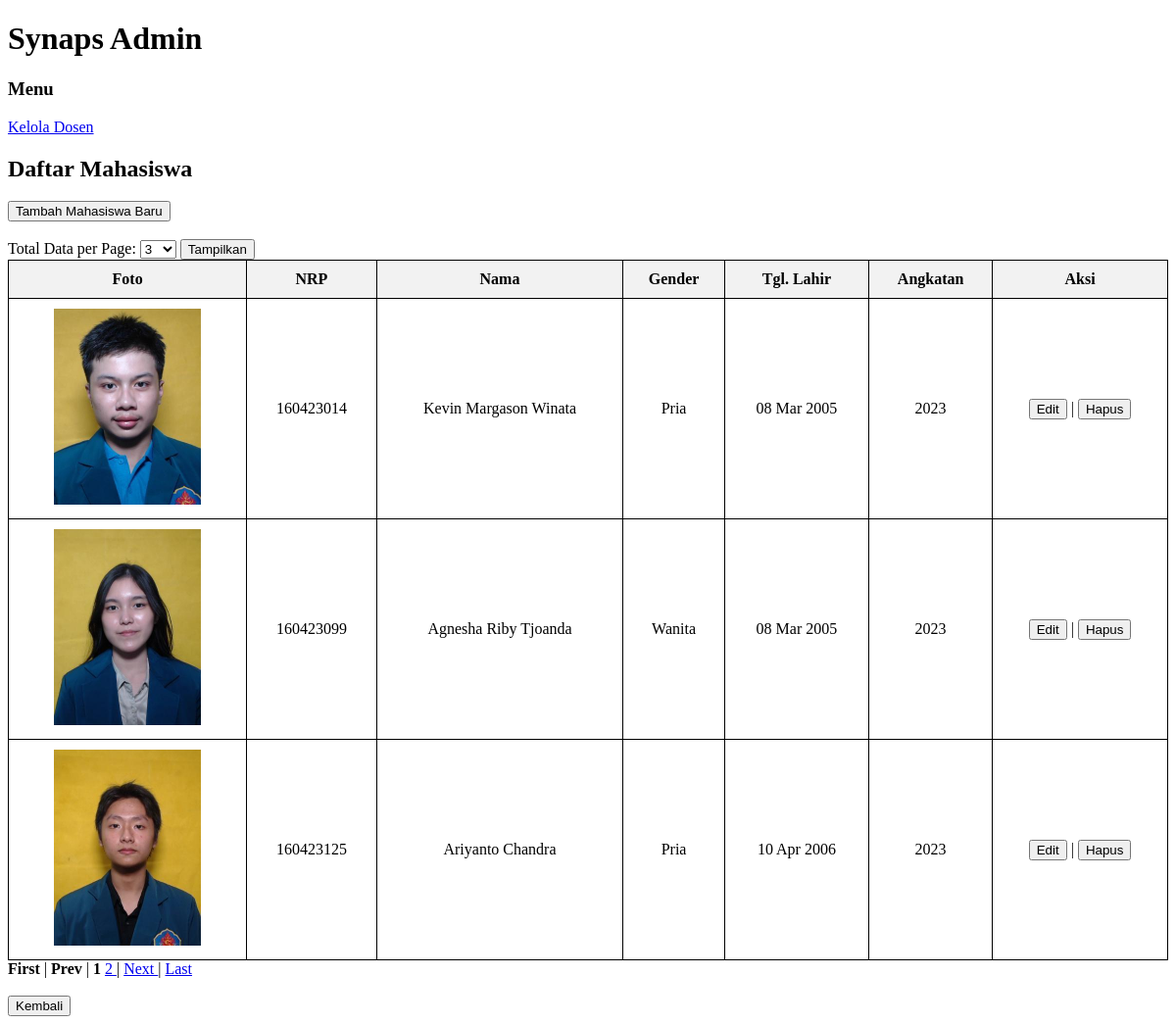
The app's page /display_mahasiswa.php (signed in) with its own data.
### tables this page shows
CREATE TABLE `mahasiswa` (
  `nrp` char(9) NOT NULL,
  `nama` varchar(45) DEFAULT NULL,
  `gender` enum('Pria','Wanita') DEFAULT NULL,
  `tanggal_lahir` date DEFAULT NULL,
  `angkatan` year(4) DEFAULT NULL,
  `foto_extention` varchar(4) DEFAULT NULL
);

### class/parent.php (called while the page is built, shortened)
<?php
class classParent {
	public function __construct(){
		$this->mysqli =
		new mysqli(SERVER, UID, PWD, DB);
	}
}
?>

### class/mahasiswa.php (called while the page is built, shortened)
<?php
require_once("parent.php");
class Mahasiswa extends classParent {
    public function getMahasiswa($nrp = null) {
        if ($nrp) {
            $sql = "SELECT * FROM mahasiswa WHERE nrp=?";
            $stmt = $this->mysqli->prepare($sql);
            $stmt->bind_param("s", $nrp);
            $stmt->execute();
            $res = $stmt->get_result();
            $data = $res->fetch_assoc();
            $stmt->close();
            return $data;
        } else {
            $sql = "SELECT * FROM mahasiswa";
            $stmt = $this->mysqli->prepare($sql);
            $stmt->execute();
            $res = $stmt->get_result();
            $data = [];
            while ($row = $res->fetch_assoc()) {
                $data[] = $row;
            }
            return $data;
        }
    }
}
$mhsObj = new Mahasiswa();
$mahasiswas = $mhsObj->getMahasiswa();
?>

### display_mahasiswa.php (the view, shortened to what this page needs)
<?php
require_once("class/mahasiswa.php");
$mhsObj = new Mahasiswa();
$mahasiswas = $mhsObj->getMahasiswa();
$PER_PAGE = isset($_GET['per_page']) ? (int)$_GET['per_page'] : 3;
?>
<!DOCTYPE html>
<html>
<head>
</head>
<body>
    <div class="container">
        <div class="header">
            <h1>Synaps Admin</h1>
        </div>
        <div class="main-content">
            <div class="menu">
                <h3>Menu</h3>
                <a href="display_dosen.php">Kelola Dosen</a><br>
            </div>
            <div class="content">
                <h2>Daftar Mahasiswa</h2>
                <?php
                $start = isset($_GET['start']) ? (int)$_GET['start'] : 0;
                $display_data = array_slice($mahasiswas, $start, $PER_PAGE);
                ?>
                <button onclick="location.href='tambah_mahasiswa.php'">Tambah Mahasiswa Baru</button>
                <br><br>
                <form method="get" action="">
                    <label for="per_page">Total Data per Page: </label>
                        <select name="per_page" id="per_page">
                            <option value="3" <?php echo ($PER_PAGE == 3) ? 'selected' : ''; ?>>3</option>
                        </select>
                    <button type="submit">Tampilkan</button>
                </form>
                <table>
                    <thead>
                        <tr>
                            <th>Foto</th>
                            <th>NRP</th>
                            <th>Nama</th>
                            <th>Gender</th>
                            <th>Tgl. Lahir</th>
                            <th>Angkatan</th>
                            <th>Aksi</th>
                        </tr>
                    </thead>
                    <tbody>
                        <?php foreach ($display_data as $row): ?>
                            <tr>
                                <td>
                                    <?php
                                    if (!empty($row['foto_extention'])) {
                                            $image_path = 'images/' . $row['nrp'] . '.' . $row['foto_extention'];
                                            if (file_exists($image_path)) {
                                                echo "<img src='{$image_path}' class='foto'>";
                                            } else {
                                                echo "File not found";
                                            }
                                        }
                                        else {
                                        echo "No Image";
                                    }
                                    ?>
                                </td>
                                <td><?php echo $row['nrp']; ?></td>
                                <td><?php echo $row['nama']; ?></td>
                                <td><?php echo $row['gender']; ?></td>
                                <td><?php echo date("d M Y", strtotime($row['tanggal_lahir'])); ?></td>
                                <td><?php echo $row['angkatan']; ?></td>
                                <td>
                                    <button class="editBtn" value="<?php echo $row['nrp']; ?>">Edit</button> |
                                    <button class="hapusBtn" value="<?php echo $row['nrp']; ?>">Hapus</button>
                                </td>
                            </tr>
                        <?php endforeach; ?>
                    </tbody>
                </table>
                <?php
                $total_data = count($mahasiswas);
                $max_page = ceil($total_data/$PER_PAGE);
                $current_page = isset($_GET['start']) ? $_GET['start'] / $PER_PAGE + 1 : 1;
                    if($current_page==1){
                        echo "<strong>First</strong>";
                        echo " | ";
                        echo "<strong>Prev </strong>";
                        echo " | ";
                    }
                    else{
                        echo "<a href='?start=0'>First </a>";
                        echo " | ";
                        $prev_page = ($current_page - 2) * $PER_PAGE;
                        echo "<a href='?start=$prev_page'>Prev </a>";
                    }
                    for($page=1;$page<=$max_page;$page++){
                        $offs = ($page-1) * $PER_PAGE;
                        if ($page == $current_page) {
                            echo "<strong>$page</strong> ";
                        }
                        else {
                            echo "<a href='?start=$offs'>$page </a>";
                        }
                    }
                    if($current_page==$max_page){
                        echo " | ";
                        echo "<strong'>Next </strong>";
                        echo " | ";
                        echo "<strong>Last </strong>";
                    }
                    else{
                        $next_page = $current_page * $PER_PAGE;
                        echo " | ";
                        echo "<a href='?start=$next_page'>Next </a>";
                        echo " | ";
                        $last_page = ($max_page - 1) * $PER_PAGE;
                        echo "<a href='?start=$last_page'>Last </a>";
                    }
                ?>
            </div>
        </div>
    </div>
    <br><a href="index.php"><button type="button">Kembali</button></a>
</body>
</html>

### display_mahasiswa.php (style rules this page uses)
table { border-collapse: collapse; width: 100%; }
th, td { border: 1px solid black; padding: 10px; text-align: center; }
th { background-color:#f2f2f2; }
img.foto { width: 150px; }

### records on screen
mahasiswa: nrp+foto_extention (picture), nrp "160423014", nama "Kevin Margason Winata", gender "Pria", tanggal_lahir "08 Mar 2005", angkatan "2023"
mahasiswa: nrp+foto_extention (picture), nrp "160423099", nama "Agnesha Riby Tjoanda", gender "Wanita", tanggal_lahir "08 Mar 2005", angkatan "2023"
mahasiswa: nrp+foto_extention (picture), nrp "160423125", nama "Ariyanto Chandra", gender "Pria", tanggal_lahir "10 Apr 2006", angkatan "2023"
